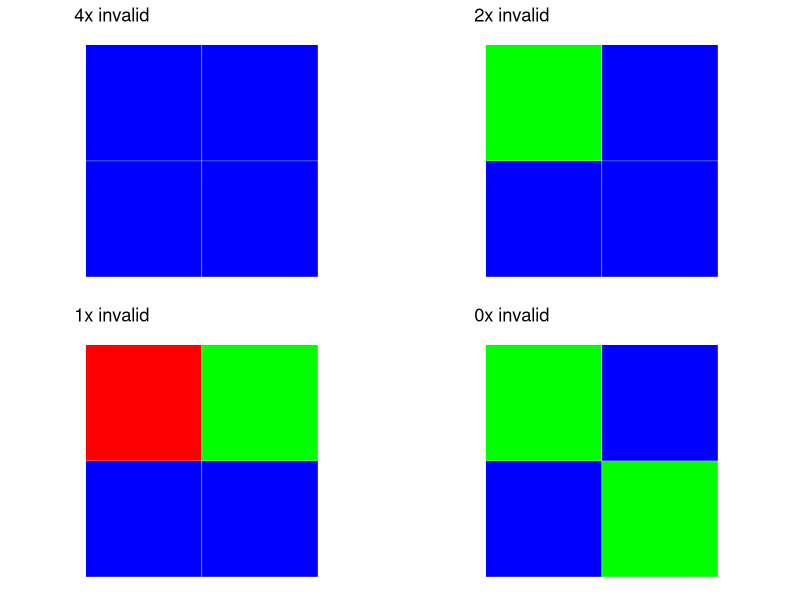

Write the R code that produced this figure.
## ---- chunk 1
#| label: Chunk1
library(gtools)
x <- c('r', 'b', 'g', 'y')
P <- permutations(n=4,r=4,v=x,repeats.allowed=T) 
colnames(P) <- c("A","B","C","D")
P <- data.frame(P)
nrow(P)
head(P)
## ---- chunk 2
#| label: Chunk2
#| warning: false
library(dplyr)
library(magrittr)
case_split <- P %>% 
  mutate(concat=paste(P$A, P$B, P$C, P$D, P$A, sep="")) %>%
  mutate(flag = case_when(grepl("rr", concat) ~ "invalid", 
                          grepl("bb", concat) ~ "invalid", 
                          grepl("gg", concat) ~ "invalid", 
                          grepl("yy", concat) ~ "invalid", .default = "valid")) %>%
  group_by(flag) %>% summarise(count=n())
knitr::kable(case_split, align=rep('c', 2))
## ---- chunk 3
#| label: Chunk3
flag_invalid_adj <- function(df) {
  df %>%
    rowwise() %>%
    mutate(
      # Check each adjacency pair for invalidity
      ab_invalid = A == B,
      bc_invalid = B == C,
      cd_invalid = C == D,
      ad_invalid = A == D,
      # Count the number of invalid pairs
      invalid = sum(ab_invalid, bc_invalid, cd_invalid, ad_invalid),
    ) %>%
    ungroup() 
}
cols <- P[,1:4]
invalid_data <- flag_invalid_adj(cols) %>% select(A, B, C, D, invalid)
finalCounts <- invalid_data %>% group_by(invalid) %>% summarise(count=n())
knitr::kable(finalCounts, align=rep('c', 2))
## ---- chunk 4
#| label: Chunk4
#| warning: false
#| code-fold: true
#| code-summary: "Show the code"

# Select first row of all groups
s <- invalid_data %>% group_by(invalid) %>% filter(row_number()==1)

# Load necessary libraries
library(ggplot2)
library(gridExtra)  # or library(patchwork)
library(dplyr)      # For tibble and data manipulation

# Step 1: Create my color tibble (4x4)
sq <- s %>% 
  mutate_all(~ case_when(
    . == "b" ~ "blue",
    . == "g" ~ "green",
    . == "y" ~ "yellow",
    . == "r" ~ "red",
    TRUE ~ .  # Keep original value if it doesn't match
  ))

# Step 2: Convert tibble to a matrix
color_matrix <- sq[,-5] %>% select(A,B,D,C) %>% as.matrix() # to match the coloring order of ggplot2

# Check the dimensions of the matrix
#print(dim(color_matrix))  # Should be 4x4

# Step 3: Function to create a plot based on a color vector and a title
create_plot <- function(colors, title) {
  df <- expand.grid(x = 0:1, y = 0:1)
  df$color <- colors
  
  ggplot(df, aes(x = x, y = y, fill = color)) +
    geom_tile(color = "white") +  # Change border color to white
    scale_fill_identity() +        # Use the colors as they are
    theme_minimal() +              # Use a minimal theme
    coord_fixed() +                # Keep aspect ratio
    labs(title = title) +          # Add the title
    theme(
      legend.position = "none",    # Remove legend
      axis.title = element_blank(), # Suppress axis titles
      axis.text = element_blank(),  # Suppress axis text
      axis.ticks = element_blank(), # Suppress axis ticks
      panel.grid = element_blank()   # Suppress grid lines
    )
}

# Step 4: Create a vector of titles for each plot
titles <- c("4x invalid", 
            "2x invalid", 
            "1x invalid", 
            "0x invalid")

# Step 5: Create a list of plots using the color matrix and titles
plots <- lapply(1:nrow(color_matrix), function(i) {
  create_plot(color_matrix[i, ], titles[i])
})

# Step 6: Arrange the plots on one page
grid.arrange(grobs = plots, ncol = 2)  # 2 columns

